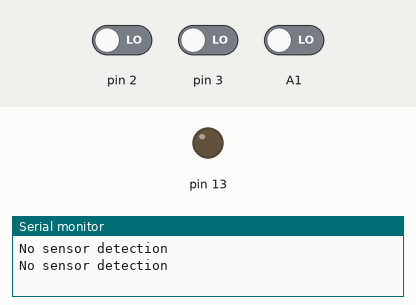
Bench run of a sketch on a simulated Arduino Uno, built with avr-gcc and run on an emulated ATmega328P. Parts: output pins drawn as LEDs (lit = HIGH), the last lines printed to the serial monitor. The inputs (shaded band) are chosen by the test bench; at power-on: pin 2 LOW, pin 3 LOW, A1 LOW.

Above: at 1.2 s.
1.3 s: pin 2 driven HIGH
At 3.0 s:
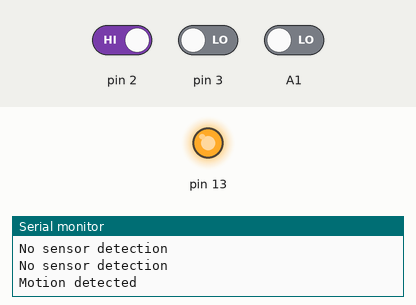
4.3 s: pin 3 driven HIGH
7.3 s: A1 driven HIGH
Timing chart, 0 to 10.3 s (numbered marks = the images above; inputs shaded):
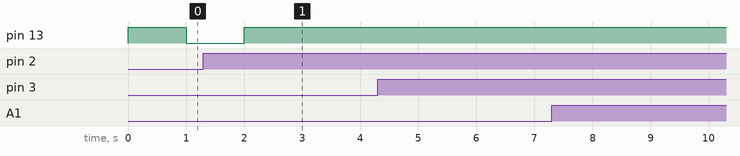

The sketch:

Task1.4D.ino
```cpp
#include <avr/io.h>
#include <avr/interrupt.h>

volatile boolean toggle;
volatile boolean motionState;
volatile boolean soundState;
volatile boolean moistureState;


void setup(){
  pinMode(13, OUTPUT);

  // set pins as input and enable pin change interrupts
  pciSetup(2); // motion sensor
  pciSetup(3); // sound sensor
  pciSetup(A1); // moisture sensor

  cli();//stop interrupts
  //set timer1 interrupt at 1Hz
  TCCR1A = 0;// set TCCR1A register to 0
  TCCR1B = 0;// set TCCR1B register to 0
  TCNT1  = 0;// initialize counter value to 0
  // set compare match register for 1hz increments
  OCR1A = 15624;// = (16*10^6) / (1*1024) - 1 (must be <65536)
  // turn on CTC mode
  TCCR1B |= (1 << WGM12);
  // Set CS12 and CS10 bits for 1024 prescaler
  TCCR1B |= (1 << CS12) | (1 << CS10);
  // enable timer compare interrupt
  TIMSK1 |= (1 << OCIE1A);
  sei();//allow interrupts

  Serial.begin(9600); //start serial Monitor
}

void loop(){
  if(motionState){
    Serial.println("Motion detected");
    digitalWrite(13,HIGH);
  }
  if(soundState){
    Serial.println("Sound detected");
    digitalWrite(13,HIGH);
  }
  if(moistureState){
    Serial.println("Moisture detected");
    digitalWrite(13,HIGH);
  }
  if(!motionState && !soundState && !moistureState){
    Serial.println("No sensor detection");
    if (toggle){
      digitalWrite(13,HIGH);
    }
    else{
      digitalWrite(13,LOW);
    }
  }

  delay(1000);

}

// Pin change interrupt for a pin

void pciSetup(byte pin)
{
    *digitalPinToPCMSK(pin) |= bit (digitalPinToPCMSKbit(pin));  // enable pin
    PCIFR  |= bit (digitalPinToPCICRbit(pin)); // clear any outstanding interrupt
    PCICR  |= bit (digitalPinToPCICRbit(pin)); // enable interrupt for the group
    pinMode(pin, INPUT);

}

ISR (PCINT1_vect) // handle pin change interrupts for D2 to D4 here
{
    if(analogRead(A1)>500){
      moistureState = HIGH;
    }
    else{
      moistureState = LOW;
    }
}

ISR (PCINT2_vect) // handle pin change interrupts for D2 to D4 here
{
   if(digitalRead(2)== 1){
     motionState = HIGH;
   }
   else{
     motionState = LOW;
   }
   if(digitalRead(3)== 1){
     soundState = HIGH;
   }
   else{
     soundState = LOW;
   }

}

ISR(TIMER1_COMPA_vect){//timer1 interrupt 1Hz toggles pin 13 (LED)
//generates pulse wave of frequency 1Hz/2 = 0.5kHz (takes two cycles for full wave- toggle high then toggle low)
  toggle = !toggle;
}
```

Measured:
- after the input at 1.3 s, pin 13: goes on until 2.0 s, then stays HIGH
